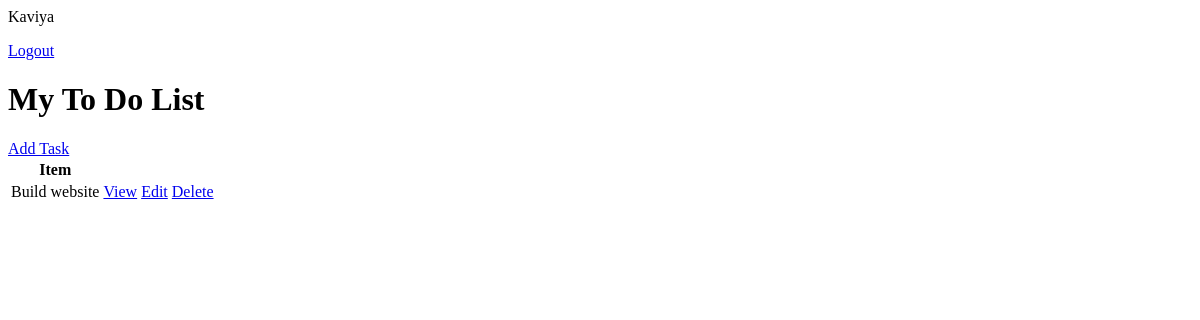
Page / (signed in) on the earlier database version.
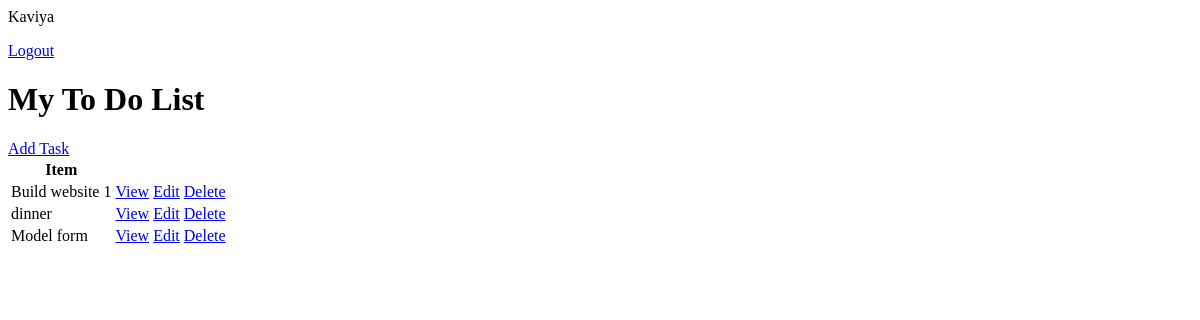
Same page on the later database version.
### base/models.py (models this page shows, shortened)
class Task(models.Model):
  user = models.ForeignKey(User, on_delete=models.CASCADE, null=True, blank=True)
  title = models.CharField(max_length=200)
  description =models.TextField(null=True,blank=True)
  complete = models.BooleanField(default=False)
  created = models.DateTimeField(auto_now_add=True)
  class Meta:
    ordering = ['complete']

### base/views.py (the view)
# urls.py: path('',TaskList.as_view(),name='tasks'),
class TaskList(LoginRequiredMixin,ListView):
  model = Task
  context_object_name='tasks'
  def get_context_data(self, **kwargs):
    context = super().get_context_data(**kwargs)
    context['tasks'] = context['tasks'].filter(user = self.request.user)
    context['count'] = context['tasks'].filter(complete =False)
    return context

### base/templates/base/task_list.html
{% if request.user.is_authenticated %}
    <p>{{request.user}}</p>
    <a href='{% url "logout" %}'>Logout</a>
{% else %}
    <a href='{% url "login" %}'>Login</a>
{% endif %}
<h1>My To Do List</h1>
<a href='{% url "task-create" %}'>Add Task</a>
<table>
  <tr>
    <th>Item</th>
    <th></th>
    <th></th>
    <th></th>
  </tr>
  {% for task in tasks %}
  <tr>
    <td>{{task.title}}</td>
    <td><a href="{% url 'task' task.id %}">View</a></td>
    <td><a href="{% url 'task-update' task.id %}">Edit</a></td>
    <td><a href="{% url 'task-delete' task.id %}">Delete</a></td>
  </tr>
  {% empty %}
    <h3>No items in list</h3>
  {% endfor %}
</table>

Differences in the rows shown:
changed Task: title "Build website" → "Build website 1"
added Task: title "dinner"
added Task: title "Model form"
